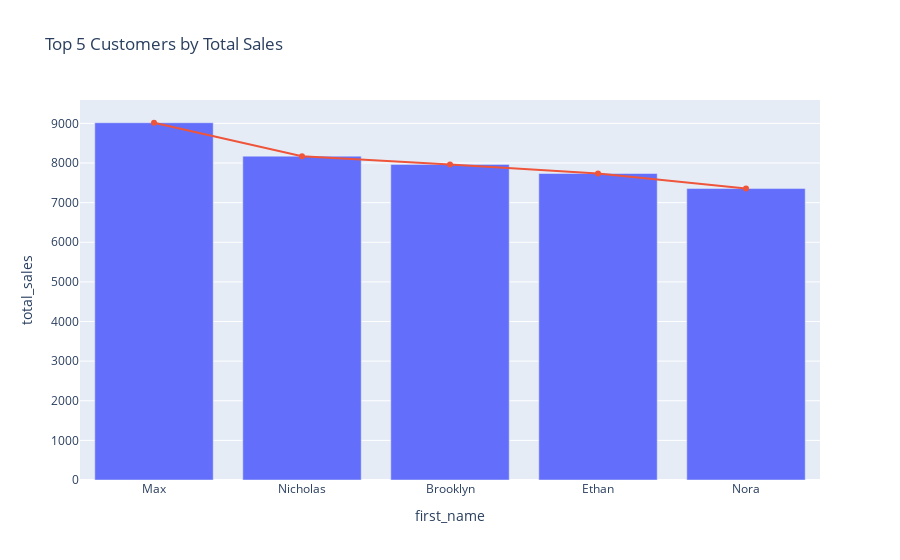

Source (notebook cell):
### Code cell
# Plot the top 5 customers by total sales
fig = px.bar(df_top_customers, x='first_name', y='total_sales', title='Top 5 Customers by Total Sales')
fig.add_scatter(x=df_top_customers['first_name'], y=df_top_customers['total_sales'])
fig.update_layout(showlegend=False)
fig.show()

### Figure 1 — Plotly figure (JSON) as saved in the notebook; plotly's stock layout.template omitted (floating-point values rounded to 4 significant figures)
{"data": [{"alignmentgroup": "True", "hovertemplate": "first_name=%{x}<br>total_sales=%{y}<extra></extra>", "legendgroup": "", "marker": {"color": "#636efa", "pattern": {"shape": ""}}, "name": "", "offsetgroup": "", "orientation": "v", "showlegend": false, "textposition": "auto", "type": "bar", "x": ["Max", "Nicholas", "Brooklyn", "Ethan", "Nora"], "xaxis": "x", "y": [9017, 8174, 7966, 7736, 7356], "yaxis": "y"}, {"type": "scatter", "x": ["Max", "Nicholas", "Brooklyn", "Ethan", "Nora"], "y": [9017, 8174, 7966, 7736, 7356]}], "layout": {"barmode": "relative", "legend": {"tracegroupgap": 0}, "showlegend": false, "title": {"text": "Top 5 Customers by Total Sales"}, "xaxis": {"anchor": "y", "domain": [0, 1], "title": {"text": "first_name"}}, "yaxis": {"anchor": "x", "domain": [0, 1], "title": {"text": "total_sales"}}}}
